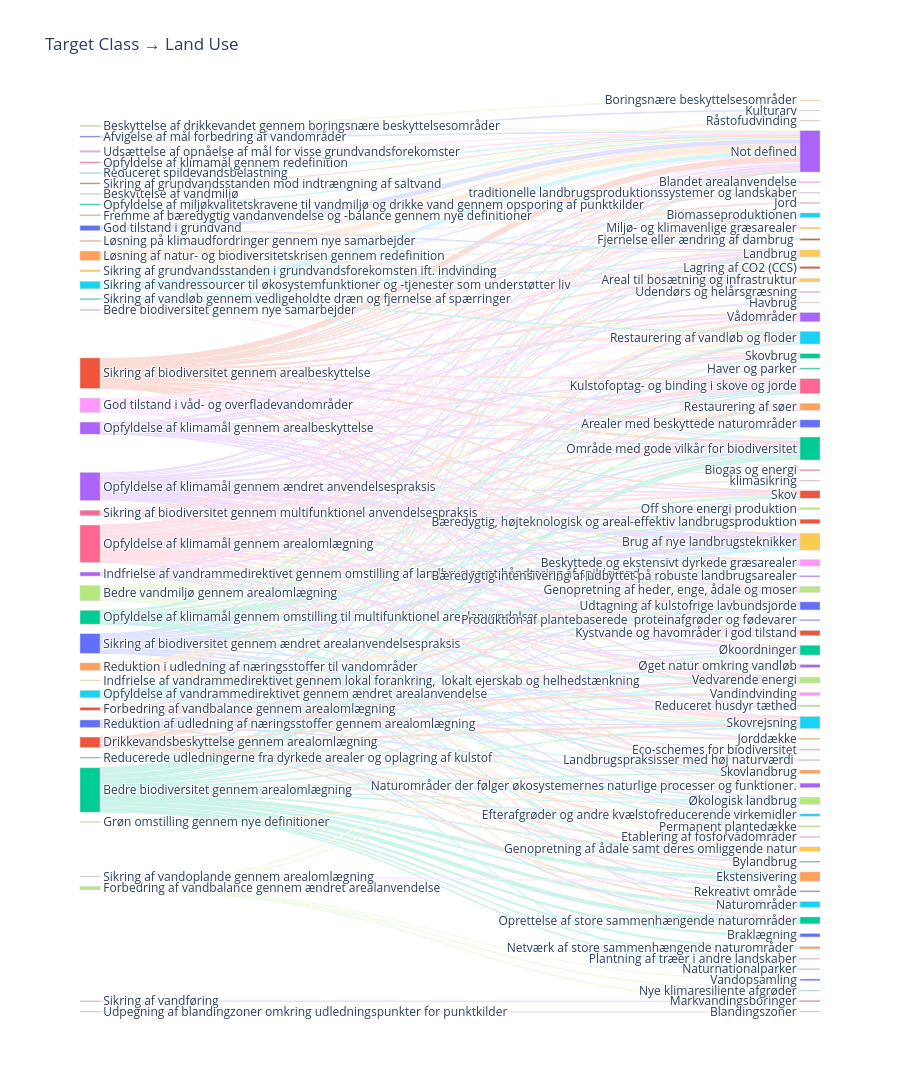

Notebook cell for this chart:
### Code cell
# Brug Plotlys palette
node_colors = plotly.colors.qualitative.Plotly

# Tildel farver til unikke labels (noder)
color_map = {label: node_colors[i % len(node_colors)] for i, label in enumerate(unique_labels)}

# Liste med farver i samme rækkefølge som unique_labels
node_colors_list = [color_map[label] for label in unique_labels]


# Funktion til at lysne farver (uden brug af gennemsigtighed)
def lighten(hex_color, factor=0.5):
    from plotly.colors import hex_to_rgb
    r, g, b = hex_to_rgb(hex_color)
    r = int(r + (255 - r) * factor)
    g = int(g + (255 - g) * factor)
    b = int(b + (255 - b) * factor)
    return f'rgb({r},{g},{b})'

# Lysnet farve til hver link ud fra source-node
link_colors = [lighten(node_colors_list[src], factor=0.8) for src in all_links['source']]



# Trin 3: Sankey-diagram
fig = go.Figure(data=[go.Sankey(
    arrangement='snap',
    node=dict(
        pad=90,
        thickness=20,
        line=dict(color="lightgray", width=0.5),
        label=list(unique_labels),
        color=node_colors_list
    ),
    link=dict(
        source=all_links['source'],
        target=all_links['target'],
        value=all_links['value'],
        color=link_colors
    )
)])
fig.update_layout(title_text="Target Class → Land Use (National)", font_size=12, height=3000)
fig.show()

### Figure 1 — Plotly figure (JSON) as saved in the notebook; plotly's stock layout.template omitted (floating-point values rounded to 4 significant figures; data arrays with more than 128 entries replaced by an {"elided": "..."} marker saying what was removed)
{"data": [{"arrangement": "snap", "link": {"color": {"elided": "288 str values"}, "source": {"elided": "288 int values"}, "target": {"elided": "288 int values"}, "value": {"elided": "288 int values"}}, "node": {"color": {"elided": "343 str values"}, "label": {"elided": "343 str values"}, "line": {"color": "lightgray", "width": 0.5}, "pad": 90, "thickness": 20}, "type": "sankey"}], "layout": {"font": {"size": 12}, "height": 3000, "title": {"text": "Target Class → Land Use"}}}
